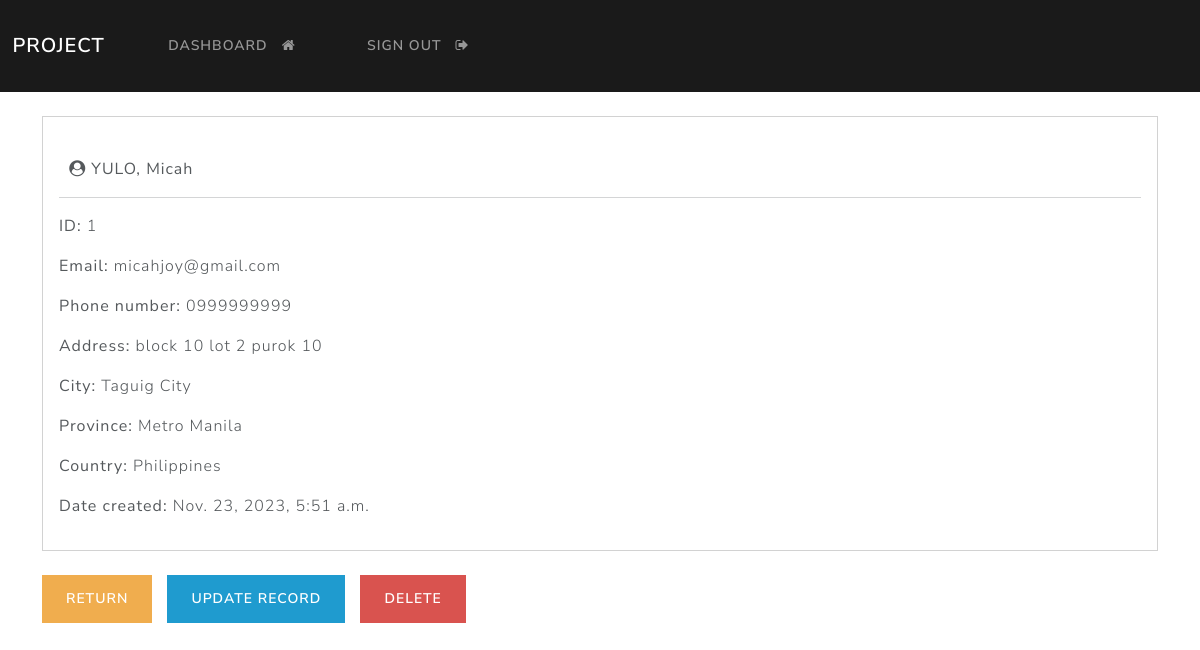
The page /record/1 (signed in) on the database its author committed.
### projapp/models.py (models this page shows, shortened)
class Record(models.Model):
    creation_data = models.DateTimeField(auto_now_add=True)
    first_name = models.CharField(max_length=100)
    last_name = models.CharField(max_length=100)
    email = models.CharField(max_length=255)
    phone = models.CharField(max_length=20)
    address = models.CharField(max_length=300)
    city = models.CharField(max_length=255)
    province = models.CharField(max_length=200)
    country = models.CharField(max_length=125)

### projapp/views.py (the view)
# urls.py: path('record/<int:pk>', views.singular_record, name="record"),
@login_required(login_url='my-login')
def singular_record(request, pk):
    all_records = Record.objects.get(id=pk)
    context = {'record':all_records}
    return render(request, 'projapp/view-record.html', context=context)

### projapp/templates/projapp/view-record.html (shortened to what this page needs)
{% extends 'projapp/base.html' %}
{% block content %}
<div class="card">
    <div class="card-body">
        <strong>
            <br>
            <i class="fa fa-user-circle" aria-hidden="true"></i>
            {{record.last_name|upper}},
            {{record.first_name}}
        </strong>
        <hr>
        <p><strong> ID: </strong> {{record.id}} </p>
        <p><strong> Email: </strong> {{record.email}} </p>
        <p><strong> Phone number: </strong> {{record.phone}} </p>
        <p><strong> Address: </strong> {{record.address}} </p>
        <p><strong> City: </strong> {{record.city}} </p>
        <p><strong> Province: </strong> {{record.province}} </p>
        <p><strong> Country: </strong> {{record.country}} </p>
        <p><strong> Date created: </strong> {{record.creation_data}} </p>
    </div>
</div>
<br>
<a href="{% url 'dashboard' %}" class="btn btn-warning"> Return </a>
<a href="{% url 'update-record' record.id %}" class="btn btn-info"> Update Record </a>
<a href="{% url 'delete-record' record.id %}" class="btn btn-danger"> Delete </a>
{% endblock %}

### rows shown on the page
Record: last_name "YULO", first_name "Micah", id "1", email "micahjoy@gmail.com", phone "0999999999", address "block 10 lot 2 purok 10", city "Taguig City", province "Metro Manila", country "Philippines", creation_data "Nov. 23, 2023, 5:51 a.m."
